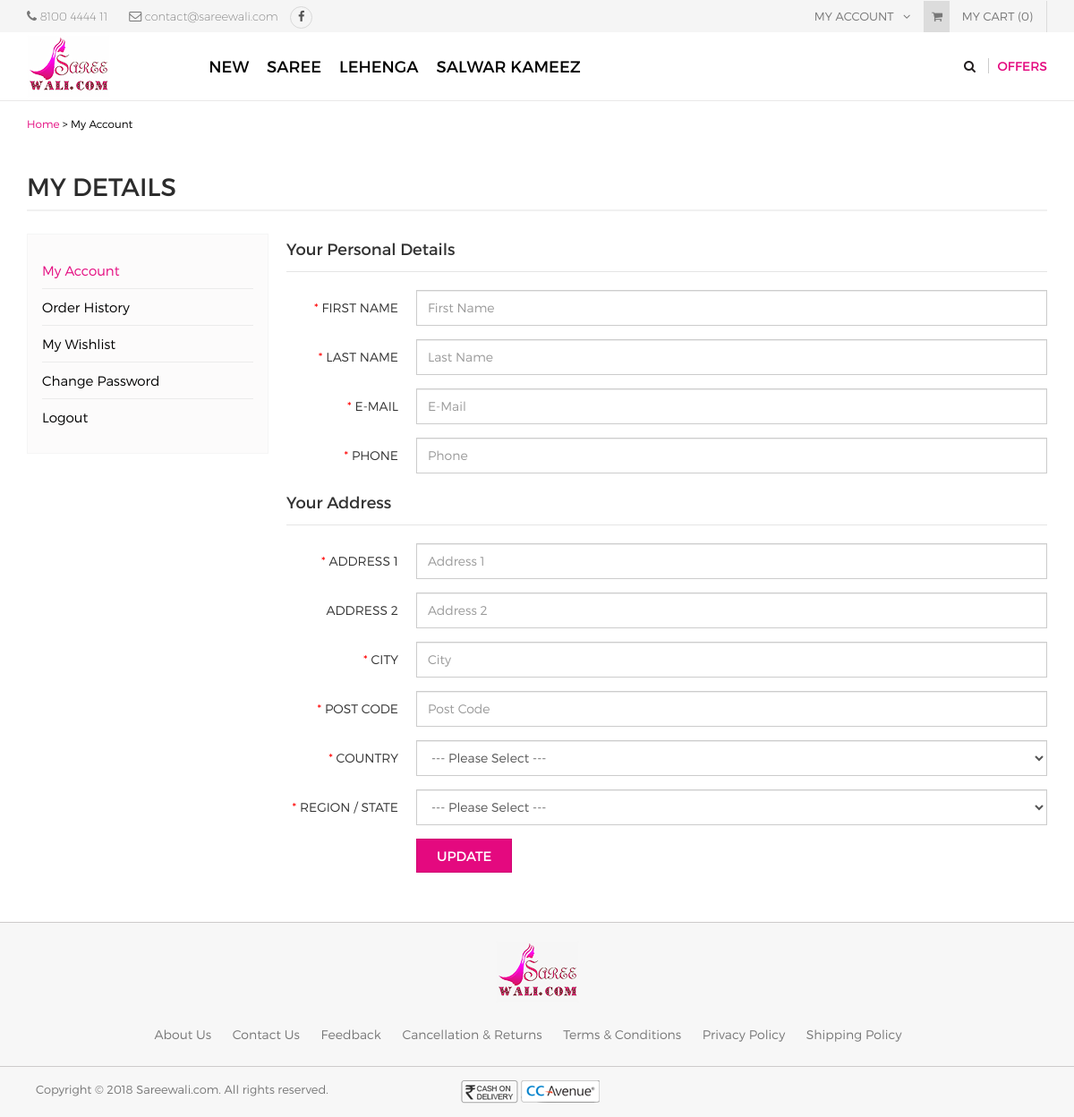
The page /index.php/home/myaccount on the database its author committed.
### tables this page shows
CREATE TABLE `saree_admin` (
  `admin_id` int(11) NOT NULL,
  `username` varchar(255) NOT NULL,
  `email` varchar(255) NOT NULL,
  `password` varchar(255) NOT NULL,
  `original_password` varchar(255) NOT NULL,
  `contact_no` varchar(255) NOT NULL,
  `address` text NOT NULL,
  `is_active` int(11) NOT NULL
);

CREATE TABLE `saree_entity` (
  `entity_id` int(11) NOT NULL,
  `name` varchar(255) NOT NULL,
  `description` tinytext NOT NULL,
  `image_path` varchar(255) NOT NULL,
  `slug` varchar(255) NOT NULL,
  `level` int(11) NOT NULL,
  `parent_id` int(11) NOT NULL,
  `sort_order` int(11) NOT NULL,
  `is_special` enum('Y','N') NOT NULL DEFAULT 'N',
  `status` enum('Y','N') NOT NULL DEFAULT 'N',
  `date_added` int(11) NOT NULL,
  `date_modified` int(11) NOT NULL
);

CREATE TABLE `saree_settings` (
  `settings_id` int(11) NOT NULL,
  `sitename` varchar(255) NOT NULL,
  `siteaddress` varchar(255) NOT NULL,
  `logoname` varchar(255) NOT NULL,
  `logopathname` varchar(255) NOT NULL,
  `facebook_page_url` varchar(255) NOT NULL,
  `date_added` int(11) NOT NULL
);

### application/models/Defaultdata.php (called while the page is built, shortened)
<?php
class Defaultdata extends CI_Model {
	private $mydata = array();
	public function getFrontendDefaultData()
	{
		$this->mydata["tot_segments"] = $this->getUrlSegments();
		$this->mydata['general_settings'] = $this->grabSettingData();
		$this->mydata["modal"] = $this->load->view('partials/modal', null, true);
		$this->mydata['admin_profile'] = $this->grabProfileData();
		$this->mydata['final_tree'] = $this->grabTree();
		$this->mydata['prd_cat'] = $this->entitydata->grab_entity(array("level" => "1", "status" => "Y"));
		$this->data = $this->mydata;
		$this->headerdata = $this->mydata;
		$count = 0;
		$total_price = 0;
		$this->headerdata['total_price'] = number_format($total_price, 2);
		$this->headerdata['count'] = $count;
		$this->headerdata['cart'] = $this->load->view('partials/cart', $this->headerdata, true);
		$this->data["header"] = $this->load->view('partials/header', $this->headerdata, true);
		$this->data["head"] = $this->load->view('partials/head', null, true);
		$this->data["upper_footer"] = $this->load->view('partials/upper_footer', $this->headerdata, true);
		$this->data["footer"] = $this->load->view('partials/footer', null, true);
		$this->data["foot"] = $this->load->view('partials/foot', null, true);
		return $this->data;
	}
	public function grabTree(){
		$tree = $this->entitydata->grab_entity(array("level !=" => "0", "status" => "Y"), array(), array(), array("sort_order" => "asc"));
		$recArr = array();
		if(!empty($tree)){
			foreach($tree as $tr){
				$recArr[$tr->entity_id] = $tr;
			}
		}
		if(!empty($tree)){
			foreach($tree as $tr){
				if(isset($recArr[$tr->parent_id])){
					$final_tree[$tr->name.'_'.$tr->is_special.'_'.$tr->slug] = $recArr[$tr->parent_id]->name.'_'.$tr->is_special.'_'.$tr->slug;
				}else{
					$final_tree[$tr->name.'_'.$tr->is_special.'_'.$tr->slug] = null;
				}
			}
		}
		return $this->defaultdata->parseTree($final_tree);
	}
	public function getUrlSegments()
	{
		$all_segment=$this->uri->segment_array();
		return $all_segment;
	}
	public function grabSettingData(){
		$query = $this->db->get(TABLE_SETTINGS);
		return $query->row();
	}
	public function grabProfileData(){
		$query = $this->db->get(TABLE_ADMIN);
		return $query->row();
	}
	public function parseTree($tree, $root = null) {
        $return = array();
        foreach($tree as $child => $parent) {
            if($parent == $root) {
                unset($tree[$child]);
                $return[] = array(
                    'name' => $child,
                    'children' => $this->parseTree($tree, $child)
                );
            }
        }
        return empty($return) ? null : $return;
    }
}
?>

### application/controllers/Home.php (called while the page is built, shortened)
<?php
	class Home extends CI_Controller {
		public $data = array();
		public function __construct(){
			$this->load->model('bannerdata');
			$this->load->model('entitydata');
			$this->load->model('userdata');
			$this->load->model('productdata');
			$this->load->model('adsdata');
			$this->load->model('cartdata');
			$this->data = $this->defaultdata->getFrontendDefaultData();
		}
		public function myaccount(){
			$this->load->library('breadcrumb');
			$this->breadcrumb->add('Home', base_url());
			$this->breadcrumb->add('My Account', base_url('myaccount'));
			$this->data['breadcrumb'] = $this->breadcrumb->output();
			$this->data['sidebar'] = $this->load->view('partials/sidebar', null, true);
			if($this->session->userdata('has_error')){
				$user = (object)$this->session->userdata;
				$this->data['user'] = $user;
			}else{
				$user = $this->userdata->grab_user_details(array("user_id" => $this->session->userdata('user_id')));
				$user = $user[0];
				$this->data['user'] = $user;
			}
			$country = $this->defaultdata->grabCountryData();
			$this->data['country'] = $country;
			$this->load->view('myaccount', $this->data);
		}
	}
?>

### index.php (called while the page is built, shortened)
<?php
require_once BASEPATH.'core/CodeIgniter.php';

### application/models/Entitydata.php (called while the page is built, shortened)
<?php
class Entitydata extends CI_Model {
	public function grab_entity($cond = array(), $like = array(), $limit = array(), $order_by = array()){
		if(!empty($cond)){
			$this->db->where($cond);
		}
		if(!empty($order_by)){
			foreach($order_by as $key => $val){
				$this->db->order_by($key, $val);
			}
		}else{
			$this->db->order_by('date_added','desc');
		}
		$query = $this->db->get(TABLE_ENTITY);
		return $query->result();
	}
}

### application/models/Userdata.php (called while the page is built, shortened)
<?php
class Userdata extends CI_Model {
	public function grab_user_details($cond = array(), $limit = array(), $like = array(), $where = null){
		if(!empty($cond)){
			$this->db->where($cond);
		}
		$this->db->order_by('date_added','desc');
		$query = $this->db->get(TABLE_USER);
		return $query->result();
	}
}

### application/views/myaccount.php (the view, shortened to what this page needs)
      <?php echo $head; ?>
      <?php echo $header; ?>
      <section class="breadcrumbs">
        <div class="container">
          <?php echo $breadcrumb;?>
        </div>
      </section>
      <section class="page-container">
  <div class="container checkoutPage">
       <div class="page-content">
          <h1 class="page-title">My Details</h1>
             <div class="row">
                <?php
                  echo $sidebar;
                ?>
                <div class="col-md-9">
                  <form id="frmProfile" class="form-horizontal" method="post" action="<?php echo base_url('home/update_account');?>" novalidate>
              <fieldset id="account">
                <legend>Your Personal Details</legend>
                <div class="form-group required">
                  <label class="col-sm-2 control-label" for="input-firstname">First Name</label>
                  <div class="col-sm-10">
                    <input name="first_name" placeholder="First Name" id="first_name" value="<?php echo $user->first_name;?>" class="form-control" type="text">
                  </div>
                </div>
                <div class="form-group required">
                  <label class="col-sm-2 control-label" for="input-lastname">Last Name</label>
                  <div class="col-sm-10">
                    <input name="last_name" placeholder="Last Name" id="last_name" value="<?php echo $user->last_name;?>" class="form-control" type="text">
                  </div>
                </div>
                <div class="form-group required">
                  <label class="col-sm-2 control-label" for="input-email">E-Mail</label>
                  <div class="col-sm-10">
                    <input name="email" placeholder="E-Mail" id="email" value="<?php echo $user->email;?>" class="form-control" type="email">
                  </div>
                </div>
                <div class="form-group required">
                  <label class="col-sm-2 control-label" for="input-telephone">Phone</label>
                  <div class="col-sm-10">
                    <input name="phone" placeholder="Phone" id="phone" value="<?php echo $user->phone;?>" class="form-control" type="tel">
                  </div>
                </div>
              </fieldset>
              <fieldset id="address">
                <legend>Your Address</legend>
                <div class="form-group required">
                  <label class="col-sm-2 control-label" for="input-address-1">Address 1</label>
                  <div class="col-sm-10">
                    <input name="address1" placeholder="Address 1" id="address1" value="<?php echo $user->address1;?>" class="form-control" type="text">
                  </div>
                </div>
                <div class="form-group">
                  <label class="col-sm-2 control-label" for="input-address-2">Address 2</label>
                  <div class="col-sm-10">
                    <input name="address2" placeholder="Address 2" id="address2" value="<?php echo $user->address2;?>" class="form-control" type="text">
                  </div>
                </div>
                <div class="form-group required">
                  <label class="col-sm-2 control-label" for="input-city">City</label>
                  <div class="col-sm-10">
                    <input name="city" placeholder="City" id="city" value="<?php echo $user->city;?>" class="form-control" type="text">
                  </div>
                </div>
                <div class="form-group required">
                  <label class="col-sm-2 control-label" for="input-postcode">Post Code</label>
                  <div class="col-sm-10">
                    <input name="post_code" placeholder="Post Code" id="post_code" value="<?php echo $user->post_code;?>" class="form-control" type="text">
                  </div>
                </div>
                <div class="form-group required">
                  <label class="col-sm-2 control-label" for="input-country">Country</label>
                  <div class="col-sm-10">
                    <select name="country_id" id="country" class="form-control">
                      <option value=""> --- Please Select --- </option>
                                         </select>
                  </div>
                </div>
                <div class="form-group required">
                  <label class="col-sm-2 control-label" for="input-zone">Region / State</label>
                  <div class="col-sm-10">
                    <select name="state_id" id="state" class="form-control">
                      <option value=""> --- Please Select --- </option>
                    </select>
                  </div>
                </div>
                 <div class="form-group">
                  <label class="col-sm-2 control-label" for="input-email"></label>
                  <div class="col-sm-10">
                    <button type="submit" id="update-btn" class="websiteBtn">Update</button>
                  </div>
                </div>
              </fieldset>
            </form>
                </div>
             </div>
          </div>
        </div>
</section>
    <?php echo $footer; ?>
    <?php echo $foot; ?>

### application/views/partials/header.php (shortened to what this page needs)
<header>
  <div class="header-top">
    <div class="container">
      <div class="row">
        <div class="col-md-6">
        	<span class="phone">
        		<i class="fa fa-phone"></i>
        		<a href="tel:<?php echo $admin_profile->contact_no;?>"><?php echo $admin_profile->contact_no;?></a>
        	</span>
        	<span class="email">
        		<i class="fa fa-envelope-o" aria-hidden="true"></i>
        		<a href="mailto:<?php echo $admin_profile->email;?>"><?php echo $admin_profile->email;?></a>
        	</span>
        	<span class="socal">
        		<a href="<?php echo $general_settings->facebook_page_url;?>" class="fbIcon" target="_blank">
        			<i class="fa fa-facebook" aria-hidden="true"></i>
        		</a>
        	</span>
        </div>
        <div class="col-md-6">
          <ul class="tb_right">
            <li> <a href="javascript:void(0)">My Account <i class="fa fa-angle-down" aria-hidden="true"></i></a>
            </li>
            <li class="topCart">
            <?php
              echo $cart;
            ?>
            </li>
          </ul>
        </div>
      </div>
    </div>
  </div>
  <div class="header-area">
    <div class="container">
      <div class="row">
        <div class="col-md-2 logo"><a href="<?php echo base_url(); ?>" title=""><img src="<?php echo base_url(); ?>uploads/logo/logo.png" /></a></div>
        <div class="col-md-10 headerRight">
          <div class="menu-container">
            <div class="menu">
              <?php
                  function printTree($tree) {
                    if(!is_null($tree) && count($tree) > 0) {
                            echo '<ul>';
                            foreach($tree as $node) {
                                $name = explode("_", $node['name']);
                                if(!empty($node['children'])){
                                  if($name[1] == 'Y'){
                                    echo '<li><a class="coutreNav" href="'.base_url('product-list/'.$name[2]).'">'.$name[0].'</a>';
                                  }else{
                                    echo '<li><a href="'.base_url('product-list/'.$name[2]).'">'.$name[0].'</a>';
                                  }
                                }else{
                                  if($name[1] == 'Y'){
                                    echo '<li><a class="coutreNav" href="'.base_url('product-list/'.$name[2]).'">'.$name[0].'</a>';
                                  }else{
                                    echo '<li><a href="'.base_url('product-list/'.$name[2]).'">'.$name[0].'</a>';
                                  }
                                }
                                echo '</li>';
                            }
                            echo '</ul>';
                        }
                    }
                    printTree($final_tree);
                ?>
            </div>
          </div>
          <div class="menu-right">
            <span class="search">
              <a href="javascript:void(0)"><i class="fa fa-search" aria-hidden="true"></i></a>
            </span> <span class="offer"><a href="javascript:void(0);">Offers</a></span> </div>
          <div class="clearfix"></div>
        </div>
        <div class="clearfix"></div>
      </div>
    </div>
  </div>
</header>

### application/views/partials/footer.php (shortened to what this page needs)
<div class="footer-bottom">
  <div class="container">
    <div class="footer-logo"><img src="<?php echo base_url(); ?>uploads/logo/logo.png" /></div>
    <ul class="footer-content">
      <li><a href="<?php echo base_url('about'); ?>">About Us</a></li>
      <li><a href="<?php echo base_url('contact'); ?>">Contact Us</a></li>
      <li><a href="<?php echo base_url('feedback'); ?>">Feedback</a></li>
      <li><a href="<?php echo base_url('return'); ?>">Cancellation & Returns</a></li>
      <li><a href="<?php echo base_url('term'); ?>">Terms & Conditions</a></li>
      <li><a href="<?php echo base_url('privacy'); ?>">Privacy Policy</a></li>
      <li><a href="<?php echo base_url('shipping'); ?>">Shipping Policy</a></li>
    </ul>
  </div>
</div>
<div class="copyright">
  <div class="container">
    <div class="copy-left col-xs-12 col-md-5">Copyright © 2018 <?php echo ucfirst(rtrim(preg_replace("(^https?://www.)", "",$general_settings->siteaddress), '/'));?>. All rights reserved.</div>
    <ul class="foot-paymen col-xs-12 col-md-5">
      <img src="<?php echo base_url(); ?>resources/images/payment-option.png" alt="" />
    </ul>
  </div>
</div>

### rows shown on the page
saree_admin: contact_no "8100 4444 11", email "contact@sareewali.com"
saree_entity: name "NEW"
saree_entity: name "SAREE"
saree_entity: name "LEHENGA"
saree_entity: name "SALWAR KAMEEZ"
saree_settings: siteaddress "Sareewali.com"

### other values the page prints
$count "0"
$crumb['title'] "Home"
$crumb['title'] "My Account"
